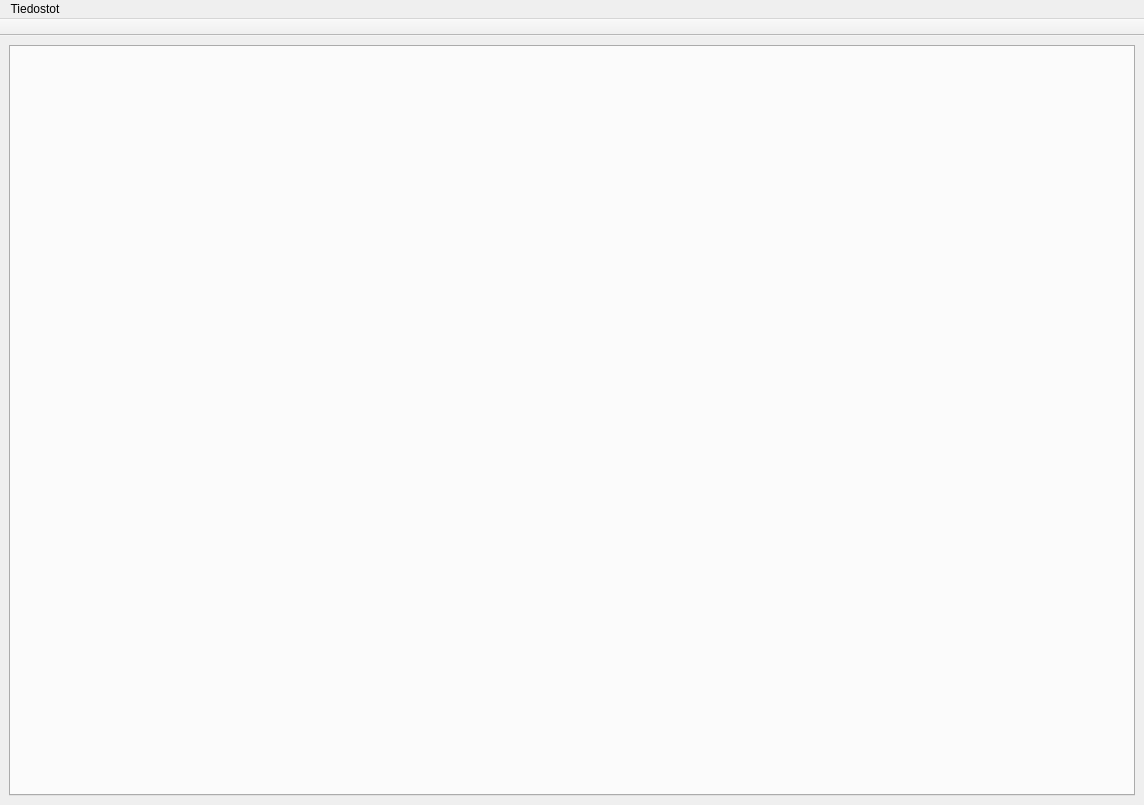
<?xml version="1.0" encoding="UTF-8"?>
<ui version="4.0">
 <class>MainWindow</class>
 <widget class="QMainWindow" name="MainWindow">
  <property name="geometry">
   <rect>
    <x>0</x>
    <y>0</y>
    <width>1144</width>
    <height>805</height>
   </rect>
  </property>
  <property name="windowTitle">
   <string>MainWindow</string>
  </property>
  <property name="animated">
   <bool>true</bool>
  </property>
  <widget class="QWidget" name="centralwidget">
   <layout class="QHBoxLayout" name="horizontalLayout">
    <item>
     <widget class="QTabWidget" name="tabWidget">
      <property name="currentIndex">
       <number>-1</number>
      </property>
      <property name="tabsClosable">
       <bool>true</bool>
      </property>
      <property name="movable">
       <bool>true</bool>
      </property>
     </widget>
    </item>
   </layout>
  </widget>
  <widget class="QMenuBar" name="menubar">
   <property name="geometry">
    <rect>
     <x>0</x>
     <y>0</y>
     <width>1144</width>
     <height>21</height>
    </rect>
   </property>
   <widget class="QMenu" name="menuTiedostot">
    <property name="title">
     <string>Tiedostot</string>
    </property>
    <addaction name="actionMainMenu"/>
    <addaction name="actionClose"/>
   </widget>
   <addaction name="menuTiedostot"/>
  </widget>
  <widget class="QToolBar" name="toolBar">
   <property name="windowTitle">
    <string>toolBar</string>
   </property>
   <property name="movable">
    <bool>false</bool>
   </property>
   <attribute name="toolBarArea">
    <enum>TopToolBarArea</enum>
   </attribute>
   <attribute name="toolBarBreak">
    <bool>false</bool>
   </attribute>
  </widget>
  <action name="actionClose">
   <property name="text">
    <string>poistu</string>
   </property>
  </action>
  <action name="actionMainMenu">
   <property name="text">
    <string>Päävalikko</string>
   </property>
  </action>
 </widget>
 <resources/>
 <connections/>
</ui>
